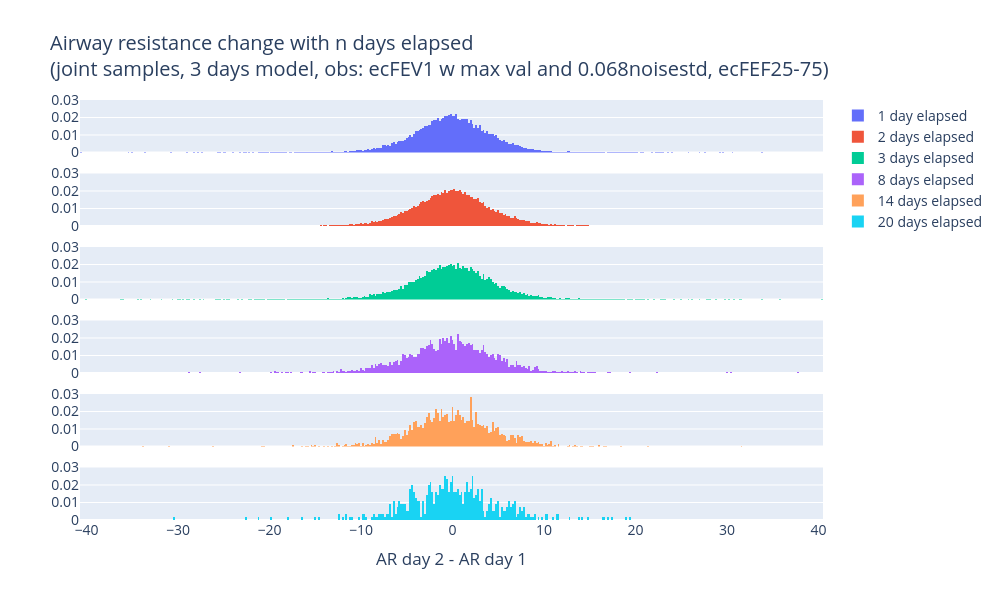

Notebook code cell kept with this figure:
### Code cell
# I want to see the distribution of AR diffs for each day elapsed
from scipy.stats import norm

y_col = "AR mean shift"
y_col = "AR samples shift"

fig = make_subplots(rows=6, cols=1, shared_xaxes=True)
xbin_size = 0.2
# xbin_size = 1
xbin_absolute_span = 50
# xbin_absolute_span = 10
xbins = dict(
    start=-xbin_absolute_span - 0.5, end=xbin_absolute_span + 0.5, size=xbin_size
)


def add_plot_for_n_days_elapsed(n_days_elapsed, row):
    df_tmp = df_mixed_offset[df_mixed_offset["Days elapsed"] == n_days_elapsed]
    print(n_days_elapsed, df_tmp.shape)
    fig.add_trace(
        go.Histogram(
            x=df_tmp[y_col],
            xbins=xbins,
            histnorm="probability",
            name=(
                f"{n_days_elapsed} day elapsed"
                if n_days_elapsed == 1
                else f"{n_days_elapsed} days elapsed"
            ),
        ),
        row=row,
        col=1,
    )
    return df_tmp
    # Model the data by a normal distribution
    # mean = df_tmp[y_col].mean()
    # std = df_tmp[y_col].std()
    # x = list(range(-10, 11))
    # y = norm.pdf(x, loc=mean, scale=std)
    # Add trace
    # fig.add_trace(go.Scatter(x=x, y=y, mode='lines', name=f"Normal distribution for {offset} days offset"), row=row, col=1)


# for offset in range(1, 51):
#     add_plot_for_n_days_elapsed(offset, offset)

df_1_DE = add_plot_for_n_days_elapsed(1, 1)
add_plot_for_n_days_elapsed(2, 2)
add_plot_for_n_days_elapsed(3, 3)
add_plot_for_n_days_elapsed(8, 4)
add_plot_for_n_days_elapsed(14, 5)
add_plot_for_n_days_elapsed(20, 6)

# Set y axis range to 0, 0.6
# fig.update_yaxes(range=[0, 0.58])
# Set x axis label
fig.update_xaxes(title_text="AR day 2 - AR day 1", row=6, col=1)
# fig.update_xaxes(title_text='Change in skewness of airway resistance (%)', row=6, col=1)
# Add x axis tick vals
# fig.update_xaxes(tickvals=np.arange(-10, 11, 1), row=6, col=1)
# fig.update_xaxes(tickvals=np.arange(-50, 55, 5), row=6, col=1)
# Update layout
# title = f"Shift in airway resistance for different time periods elapsed (bin_width = {xbin_size}%, bin_span = {xbin_absolute_span})"
title = f"Airway resistance change with n days elapsed<br>(joint samples, 3 days model, obs: ecFEV1 w max val and 0.068noisestd, ecFEF25-75)"
# fig.update_layout(height=2600, width=1000, title=title)
fig.update_layout(height=600, width=1000, title=title, font=dict(size=14))

# Keep y axis lower
fig.update_yaxes(range=[0, 0.03])
#
# Save image
fig.write_image(
    f"{dh.get_path_to_main()}/PlotsBreathe/Interconnecting_ARs_entries/{title}.pdf"
)
fig.show()

### Figure 1 — Plotly figure (JSON) as saved in the notebook; plotly's stock layout.template omitted (floating-point values rounded to 4 significant figures; data arrays with more than 128 entries replaced by an {"elided": "..."} marker saying what was removed)
{"data": [{"histnorm": "probability", "name": "1 day elapsed", "type": "histogram", "x": {"elided": "21855 float values"}, "xaxis": "x", "xbins": {"end": 50.5, "size": 0.2, "start": -50.5}, "yaxis": "y"}, {"histnorm": "probability", "name": "2 days elapsed", "type": "histogram", "x": {"elided": "22155 float values"}, "xaxis": "x2", "xbins": {"end": 50.5, "size": 0.2, "start": -50.5}, "yaxis": "y2"}, {"histnorm": "probability", "name": "3 days elapsed", "type": "histogram", "x": {"elided": "21320 float values"}, "xaxis": "x3", "xbins": {"end": 50.5, "size": 0.2, "start": -50.5}, "yaxis": "y3"}, {"histnorm": "probability", "name": "8 days elapsed", "type": "histogram", "x": {"elided": "2988 float values"}, "xaxis": "x4", "xbins": {"end": 50.5, "size": 0.2, "start": -50.5}, "yaxis": "y4"}, {"histnorm": "probability", "name": "14 days elapsed", "type": "histogram", "x": {"elided": "1773 float values"}, "xaxis": "x5", "xbins": {"end": 50.5, "size": 0.2, "start": -50.5}, "yaxis": "y5"}, {"histnorm": "probability", "name": "20 days elapsed", "type": "histogram", "x": {"elided": "556 float values"}, "xaxis": "x6", "xbins": {"end": 50.5, "size": 0.2, "start": -50.5}, "yaxis": "y6"}], "layout": {"font": {"size": 14}, "height": 600, "title": {"text": "Airway resistance change with n days elapsed<br>(joint samples, 3 days model, obs: ecFEV1 w max val and 0.068noisestd, ecFEF25-75)"}, "width": 1000, "xaxis": {"anchor": "y", "domain": [0, 1], "matches": "x6", "showticklabels": false}, "xaxis2": {"anchor": "y2", "domain": [0, 1], "matches": "x6", "showticklabels": false}, "xaxis3": {"anchor": "y3", "domain": [0, 1], "matches": "x6", "showticklabels": false}, "xaxis4": {"anchor": "y4", "domain": [0, 1], "matches": "x6", "showticklabels": false}, "xaxis5": {"anchor": "y5", "domain": [0, 1], "matches": "x6", "showticklabels": false}, "xaxis6": {"anchor": "y6", "domain": [0, 1], "title": {"text": "AR day 2 - AR day 1"}}, "yaxis": {"anchor": "x", "domain": [0.875, 1], "range": [0, 0.03]}, "yaxis2": {"anchor": "x2", "domain": [0.7, 0.825], "range": [0, 0.03]}, "yaxis3": {"anchor": "x3", "domain": [0.525, 0.65], "range": [0, 0.03]}, "yaxis4": {"anchor": "x4", "domain": [0.35, 0.475], "range": [0, 0.03]}, "yaxis5": {"anchor": "x5", "domain": [0.175, 0.3], "range": [0, 0.03]}, "yaxis6": {"anchor": "x6", "domain": [0, 0.125], "range": [0, 0.03]}}}
